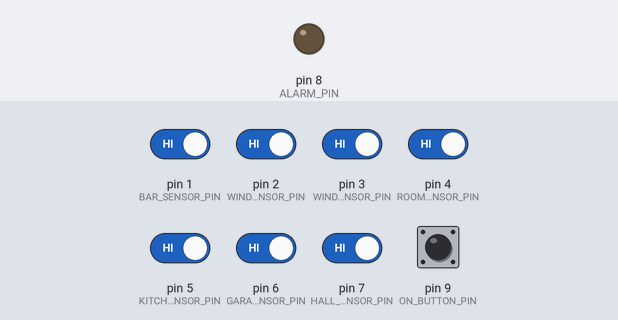
Simulated run of this sketch. Board: Arduino Uno, built with avr-gcc and run on an emulated ATmega328P. On the bench: output pins drawn as LEDs (lit = HIGH). The inputs (shaded band) are chosen by the test bench; at power-on: pin 1 (BAR_SENSOR_PIN), pin 2 (WINDOW1_SENSOR_PIN), pin 3 (WINDOW2_SENSOR_PIN), pin 4 (ROOM_SENSOR_PIN), pin 5 (KITCHEN_SENSOR_PIN), pin 6 (GARAGE_SENSOR_PIN), pin 7 (HALL_SENSOR_PIN), pin 9 (ON_BUTTON_PIN) HIGH.

Above: at 1.2 s.
1.3 s: pin 9 (ON_BUTTON_PIN) pulled LOW for 0.15 s
At 1.37 s:
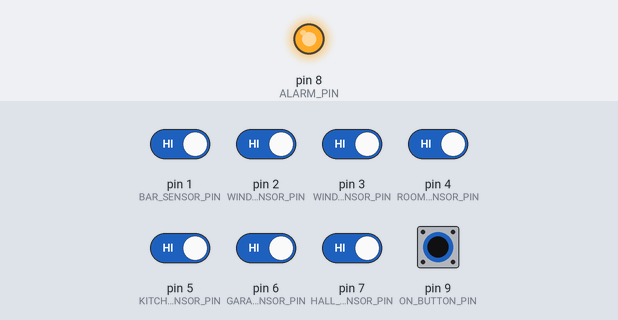
Timing chart, 0 to 4.3 s (numbered marks = the images above; inputs shaded):
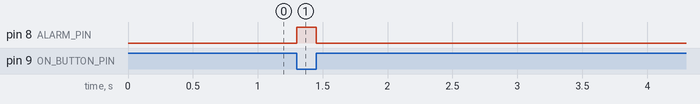

The sketch:

main.ino
```cpp
#define ON_BUTTON_PIN 9
#define BAR_SENSOR_PIN 1
#define WINDOW1_SENSOR_PIN 2
#define WINDOW2_SENSOR_PIN 3
#define ROOM_SENSOR_PIN 4
#define KITCHEN_SENSOR_PIN 5
#define GARAGE_SENSOR_PIN 6
#define HALL_SENSOR_PIN 7
#define ALARM_PIN 8

bool onButton = 0, barSensor = 0, window1Sensor = 0;
bool window2Sensor = 0, roomSensor = 0, kitchenSensor = 0;
bool garageSensor = 0, hallSensor = 0, alarm = 0;

void setup()
{
    pinMode(ON_BUTTON_PIN, INPUT_PULLUP);
    pinMode(BAR_SENSOR_PIN, INPUT_PULLUP);
    pinMode(WINDOW1_SENSOR_PIN, INPUT_PULLUP);
    pinMode(WINDOW2_SENSOR_PIN, INPUT_PULLUP);
    pinMode(ROOM_SENSOR_PIN, INPUT_PULLUP);
    pinMode(KITCHEN_SENSOR_PIN, INPUT_PULLUP);
    pinMode(GARAGE_SENSOR_PIN, INPUT_PULLUP);
    pinMode(HALL_SENSOR_PIN, INPUT_PULLUP);
    pinMode(ALARM_PIN, OUTPUT);
}

void loop()
{
    onButton = !digitalRead(ON_BUTTON_PIN);
    barSensor = !digitalRead(BAR_SENSOR_PIN);
    window1Sensor = !digitalRead(WINDOW1_SENSOR_PIN);
    window2Sensor = !digitalRead(WINDOW2_SENSOR_PIN);
    roomSensor = !digitalRead(ROOM_SENSOR_PIN);
    kitchenSensor = !digitalRead(KITCHEN_SENSOR_PIN);
    garageSensor = !digitalRead(GARAGE_SENSOR_PIN);
    hallSensor = !digitalRead(HALL_SENSOR_PIN);
    digitalWrite(ALARM_PIN, alarm);

    if (onButton)
    {
        if (!barSensor || !window1Sensor || !window2Sensor ||
            roomSensor || kitchenSensor || hallSensor || garageSensor)
        {

            alarm = 1;
        }
        else
        {
            alarm = 0;
        }
    }

    else
    {
        alarm = 0;
    }
}
```

Measured:
- after the input at 1.3 s, pin 8 (ALARM_PIN): LOW → HIGH at once, → LOW 0.15 s later
